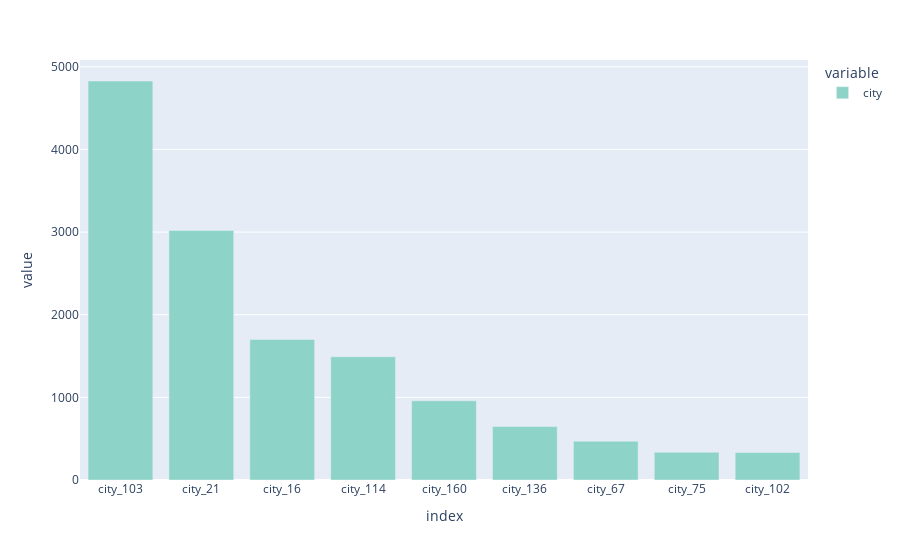

Write notebook code for a chart like this one.
### Code cell
# Bar graoh of top 10 cities
fig = px.bar(top10, color_discrete_sequence=px.colors.qualitative.Set3)
fig.show()

### Figure 1 — Plotly figure (JSON) as saved in the notebook; plotly's stock layout.template omitted (floating-point values rounded to 4 significant figures)
{"data": [{"alignmentgroup": "True", "hovertemplate": "variable=city<br>index=%{x}<br>value=%{y}<extra></extra>", "legendgroup": "city", "marker": {"color": "rgb(141,211,199)"}, "name": "city", "offsetgroup": "city", "orientation": "v", "showlegend": true, "textposition": "auto", "type": "bar", "x": ["city_103", "city_21", "city_16", "city_114", "city_160", "city_136", "city_67", "city_75", "city_102"], "xaxis": "x", "y": [4828, 3020, 1701, 1491, 958, 646, 470, 335, 334], "yaxis": "y"}], "layout": {"barmode": "relative", "legend": {"title": {"text": "variable"}, "tracegroupgap": 0}, "margin": {"t": 60}, "xaxis": {"anchor": "y", "domain": [0, 1], "title": {"text": "index"}}, "yaxis": {"anchor": "x", "domain": [0, 1], "title": {"text": "value"}}}}
